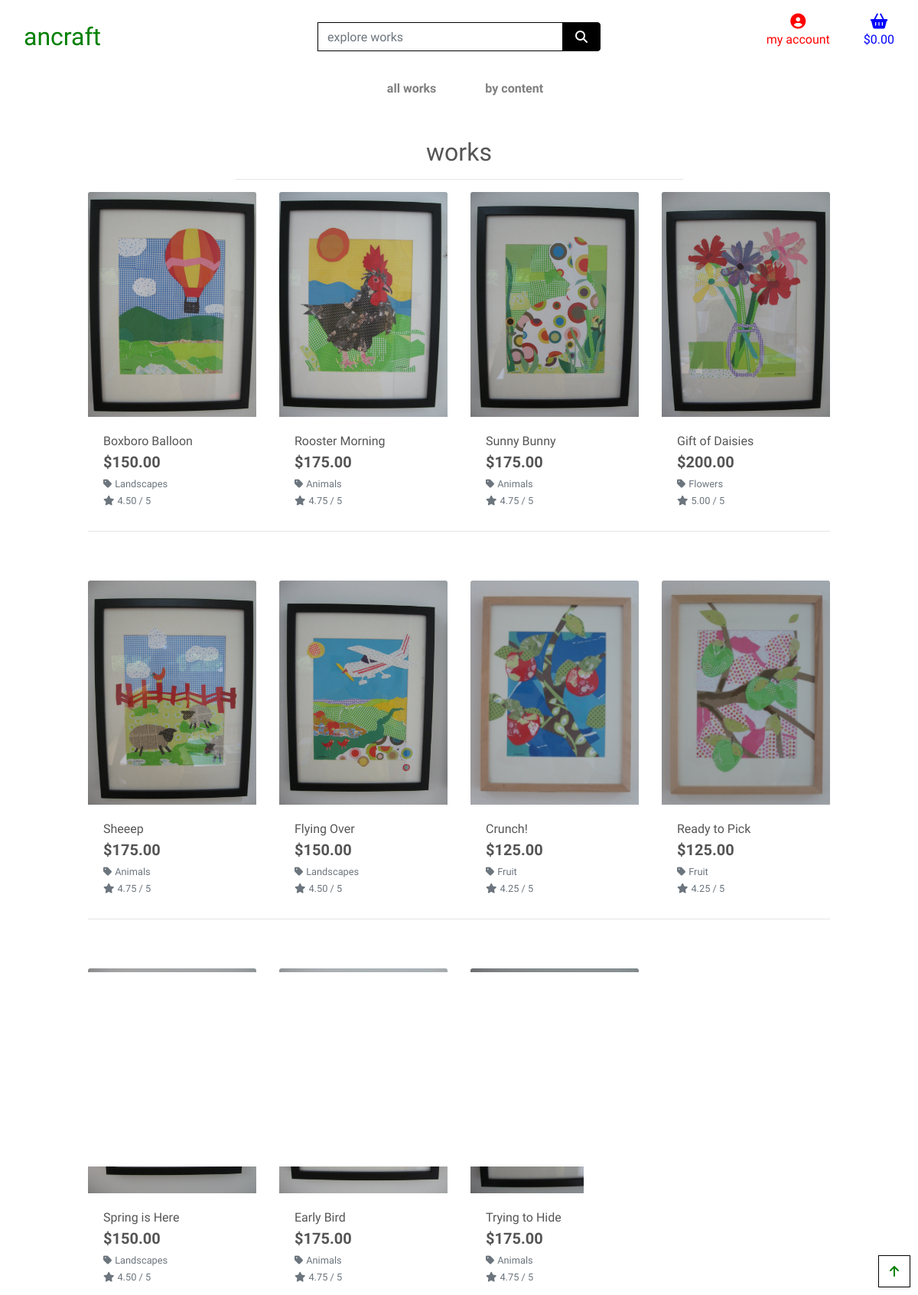
Page /works/ on the earlier database version.
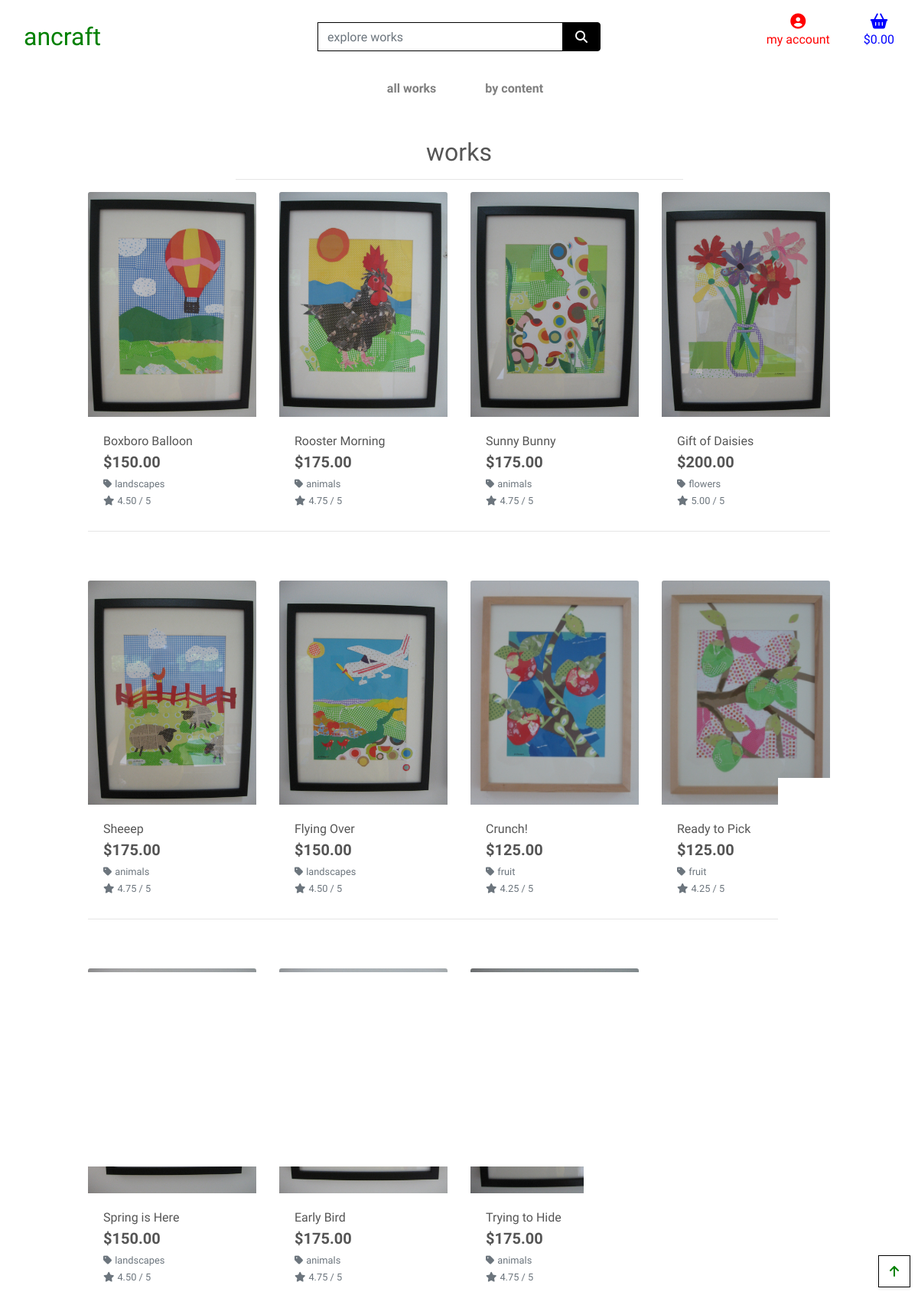
Same page on the later database version.
### works/models.py (models this page shows, shortened)
class Work(models.Model):
    class Meta:
        verbose_name_plural = 'Works'
    content = models.ForeignKey('Content', null=True, blank=True,
                                 on_delete=models.SET_NULL)
    name = models.CharField(max_length=254)
    description = models.TextField()
    price = models.DecimalField(max_digits=6, decimal_places=2)
    rating = models.DecimalField(max_digits=6, decimal_places=2, null=True,
                                 blank=True)
    image = models.ImageField(null=True, blank=True)

class Content(models.Model):
    class Meta:
        verbose_name_plural = 'Contents'
    name = models.CharField(max_length=254)

### works/views.py (the view, shortened to what this page needs)
# urls.py: path('', views.all_works, name='works'),
def all_works(request):
    works = Work.objects.all()
    query = None
    contents = None
    sort = None
    direction = None
    context = {
        'works': works,
        'search_term': query,
        'current_contents': contents,
    }
    return render(request, 'works/works.html', context)

### cart/contexts.py (called while the page is built, shortened)
def cart_sum(request):
    cart_items = []
    total = 0
    work_count = 0
    cart = request.session.get('cart', {})
    delivery = total * Decimal(settings.STANDARD_DELIVERY_PERCENTAGE / 100)
    grand_total = delivery + total
    context = {
        'cart_items': cart_items,
        'total': total,
        'work_count': work_count,
        'delivery': delivery,
        'grand_total': grand_total,
    }
    return context

### works/templates/works/works.html (shortened to what this page needs)
{% extends "base.html" %}
{% load static %}
{% block page_header %}
    <div class="container header-container">
    </div>
{% endblock %}
{% block content %}
<div class="overlay"></div>
    <div class="container-fluid">
        <div class="row">
            <div class="col text-center mt-3">
                <h2 class="logo-font">works</h2>
                <hr class="w-50 mb-1">
            </div>
        </div>
        <div class="row">
            <div class="works-container col-10 offset-1">
                <div class="row">
                    {% for work in works %}
                        <div class="col-sm-6 col-md-6 col-lg-4 col-xl-3">
                            <div class="card h-100 border-0">
                                {% if work.image %}
                                <a href="{% url 'work_item' work.id %}">
                                    <img class="card-img-top img-fluid" src="{{ work.image.url }}" alt="{{ work.name }}">
                                </a>
                                {% else %}
                                <a href="{% url 'work_item' work.id %}">
                                    <img class="card-img-top img-fluid" src="{{ MEDIA_URL }}noimage.png" alt="{{ work.name }}">
                                </a>
                                {% endif %}
                                <div class="card-body pb-0">
                                    <p class="mb-0">{{ work.name }}</p>
                                </div>
                                <div class="card-footer bg-white pt-0 border-0 text-left">
                                    <div class="row">
                                        <div class="col">
                                            <p class="lead mb-0 text-left font-weight-bold">${{ work.price }}</p>
                                            {% if work.content %}
                                                <p class="small mt-1 mb-0">
                                                    <a class="text-muted" href="{% url 'works' %}?content={{ work.content.name }}">
                                                        <i class="fas fa-tag mr-1"></i>{{ work.content.name }}
                                                    </a>
                                                </p>
                                            {% endif %}
                                            {% if work.rating %}
                                                <small class="text-muted"><i class="fas fa-star mr-1"></i>{{ work.rating }} / 5</small>
                                            {% else %}
                                                <small class="text-muted">No Rating</small>
                                            {% endif %}
                                        </div>
                                    </div>
                                </div>
                            </div>
                        </div>
                        {% if forloop.counter|divisibleby:4 %}
                            <div class="col-12 d-none d-xl-block mb-5">
                                <hr>
                            </div>
                        {% endif %}
                    {% endfor %}
                </div>
            </div>
        </div>
    </div>
    <div class="btt-button shadow-sm rounded-0 border border-black">
        <a class="btt-link d-flex h-100">
            <i class="fas fa-arrow-up text-green mx-auto my-auto"></i>
        </a>
    </div>
{% endblock %}

### templates/base.html (shortened to what this page needs)
{% load static %}
<!doctype html>
<html lang="en">
  <head>
    {% block corecss %}
      <link rel="stylesheet" href="https://stackpath.bootstrapcdn.com/bootstrap/4.4.1/css/bootstrap.min.css">
      <link rel="stylesheet" href="{% static 'css/base.css' %}">
    {% endblock %}
  </head>
  <body>
  <header class="container-fluid fixed-top">
    <div id="topnav" class="row bg-white pt-lg-2 d-none d-lg-flex">
        <div class="col-12 col-lg-4 my-auto py-1 py-lg-0 text-center text-lg-left">
            <a href="{% url 'works' %}" class="nav-link main-logo-link">
            <h2 class="logo-font text-green my-0">ancraft</h2>
          </a>
        </div>
      <div class="col-12 col-lg-4 my-auto py-1 py-lg-0">
        <form method="GET" action="{% url 'works' %}">
            <div class="input-group w-100">
                <input class="form-control border border-black rounded-0" type="text" name="q" placeholder="explore works">
                <div class="input-group-append">
                    <button class="form-control btn btn-black border border-black" type="submit">
                        <span class="icon">
                            <i class="fas fa-search"></i>
                        </span>
                    </button>
                </div>
            </div>
        </form>
      </div>
      <div class="col-12 col-lg-4 my-auto py-1 py-lg-0">
        <ul class="list-inline list-unstyled text-center text-lg-right my-0">
            <li class="list-inline-item dropdown">
              <a class="text-red nav-link" href="#" id="user-options" data-toggle="dropdown" aria-haspopup="true" aria-expanded="false">
                <div class="text-center">
                    <div><i class="fas fa-user-circle fa-lg"></i></div>
                    <p class="my-0">my account</p>
                </div>
              </a>
            </li>
            <li class="list-inline-item">
              <a class="{% if grand_total %}font-weight-bold{% else %}text-blue{% endif %} nav-link" href="{% url 'view_cart' %}">
                      <div class="text-center">
                          <div><i class="fas fa-shopping-basket fa-lg"></i></div>
                        {% if grand_total %}
                            ${{ grand_total|floatformat:2 }}
                        {% else %}
                            $0.00
                        {% endif %}
                </div>
              </a>
            </li>
        </ul>
    </div>
  </div>
  <div class="row bg-white">
      <nav class="navbar navbar-expand-lg navbar-light w-100">
          {% include 'includes/mobile-top-header.html' %}
          {% include 'includes/main-nav.html' %}
      </nav>
  </div>
</header>
    {% block page_header %}
    {% endblock %}
    {% block content %}
    {% endblock %}
  </body>
</html>

### templates/includes/mobile-top-header.html (shortened to what this page needs)
<ul>
  </ul>

### templates/includes/main-nav.html (shortened to what this page needs)
<div class="collapse navbar-collapse" id="main-nav">
    <ul class="navbar-nav w-auto mx-auto">
        <li class="nav-item dropdown">
            <a class="logo-font font-weight-bold nav-link text-black mr-5" href="#" id="all-works-link" data-toggle="dropdown" aria-haspopup="true" aria-expanded="false">
                all works
            </a>
        </li>
        <li class="nav-item dropdown">
            <a class="logo-font font-weight-bold nav-link text-black mr-5" href="#" id="content-link" data-toggle="dropdown" aria-haspopup="true" aria-expanded="false">
                by content
            </a>
        </li>
    </ul>
</div>

### static/css/base.css (style rules this page uses)
html { height: 100%; }
body { color: #555; font-family: 'Balsamiq Sans', cursive; }
.icon { align-items: center; display: inline-flex; justify-content: center; height: 1.5rem; width: 1.5rem; }
.main-logo-link { width: fit-content; }
.btn-black { background: black; color: white; }
.text-green { color: green !important; }
.text-red { color: red !important; }
.text-blue { color: blue !important; }
.border-black { border: 1px solid black !important; }
.overlay { height: 100vh; width: 100%; top: 0; left: 0; position: fixed; background: white; z-index: -1; }
.btt-button { height: 42px; width: 42px; position: fixed; bottom: 10px; right: 10px; }
.btt-link, .remove-item { cursor: pointer; }
@media (min-width: 1200px) { .container { max-width: 80%; } }
@media (min-width: 992px) { .header-container { padding-top: 164px; } }

Differences in the rows shown:
changed through a linked row, Work "Boxboro Balloon": content.name "Landscapes" → "landscapes"
changed through a linked row, Work "Rooster Morning": content.name "Animals" → "animals"
changed through a linked row, Work "Sunny Bunny": content.name "Animals" → "animals"
changed through a linked row, Work "Gift of Daisies": content.name "Flowers" → "flowers"
changed through a linked row, Work "Sheeep": content.name "Animals" → "animals"
changed through a linked row, Work "Flying Over": content.name "Landscapes" → "landscapes"
changed through a linked row, Work "Crunch!": content.name "Fruit" → "fruit"
changed through a linked row, Work "Ready to Pick": content.name "Fruit" → "fruit"
changed through a linked row, Work "Spring is Here": content.name "Landscapes" → "landscapes"
changed through a linked row, Work "Early Bird": content.name "Animals" → "animals"
changed through a linked row, Work "Trying to Hide": content.name "Animals" → "animals"
